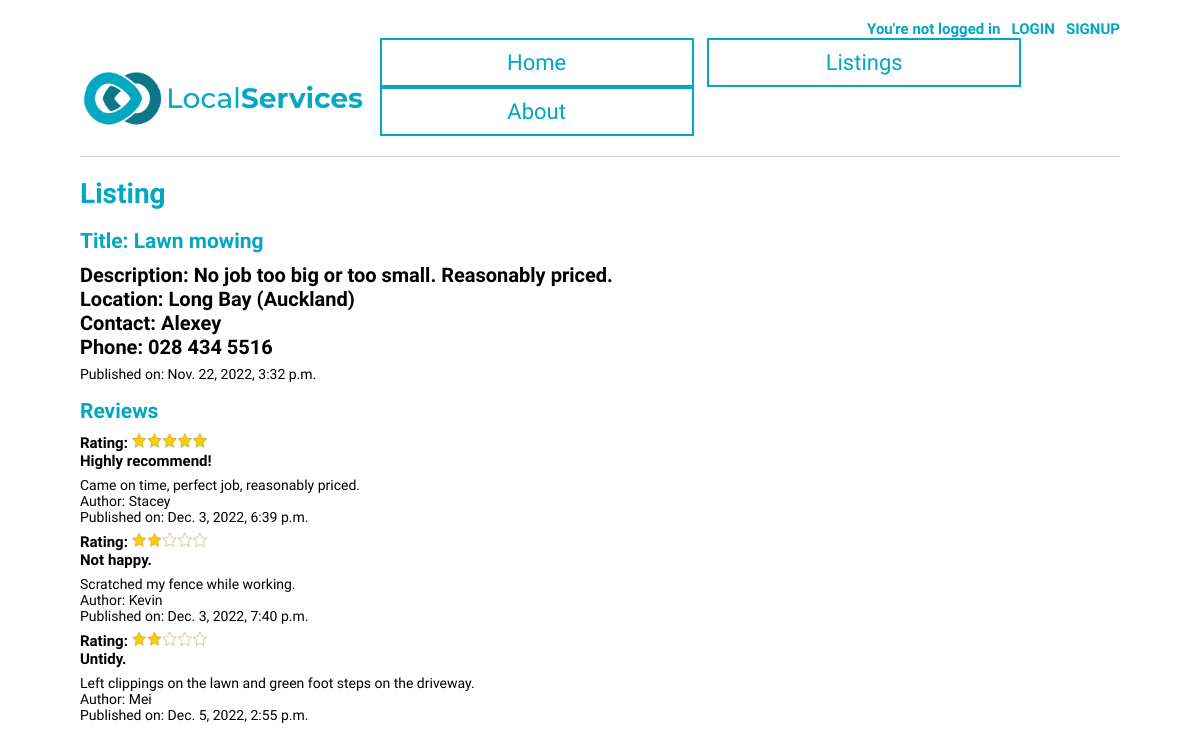
/classified/4/, run on an earlier commit of the app's database.
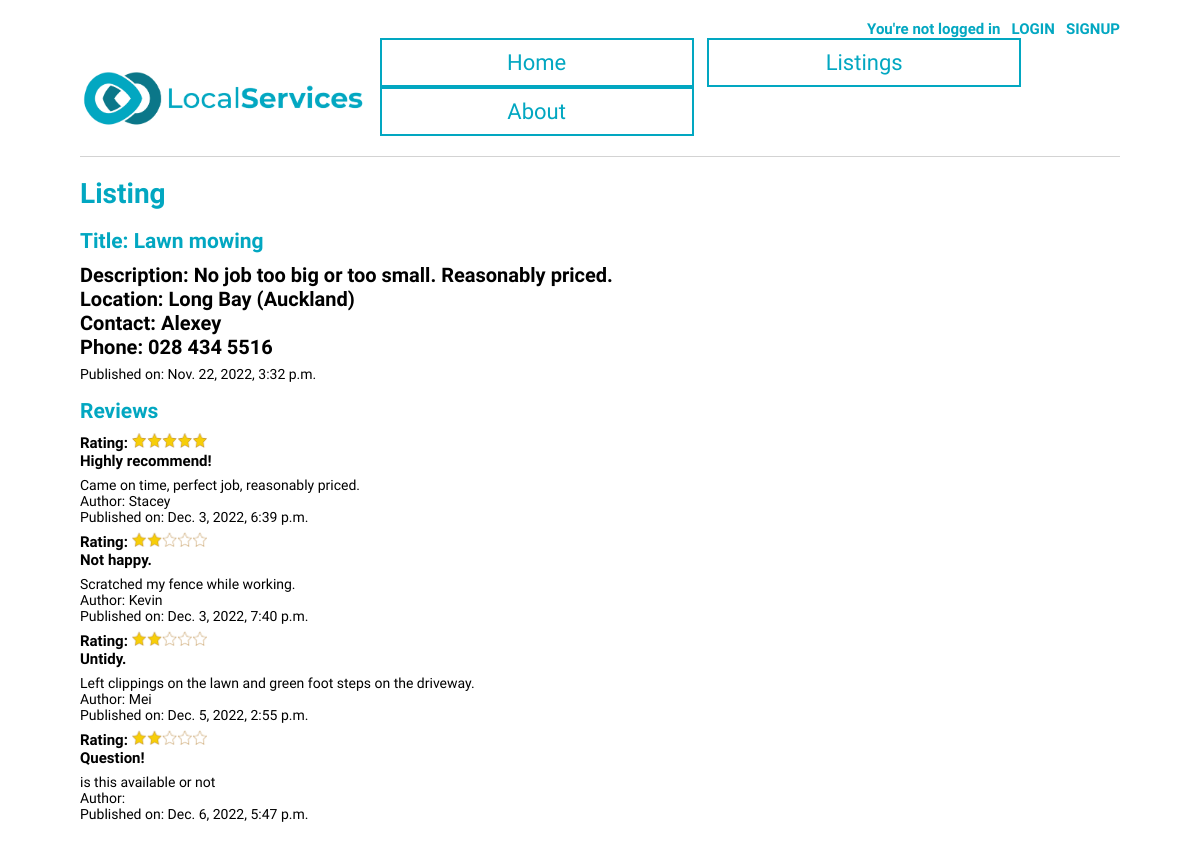
And on a later commit of the database.
### LocalServicesBoard/models.py (models this page shows, shortened)
class Review (models.Model):
    classified = models.ForeignKey(Classified, on_delete=models.CASCADE, null=True)
    author = models.ForeignKey(settings.AUTH_USER_MODEL, on_delete=models.CASCADE)
    rating = models.IntegerField(choices=[(i, i) for i in range(1, 6, 1)])
    title = models.CharField(max_length=100)
    body = models.TextField(max_length=300)
    date = models.DateTimeField(default=datetime.now, blank=True)

### LocalServicesBoard/views.py (the view, shortened to what this page needs)
# urls.py: path("classified/<int:pk>/", ClassifiedDetailsView.as_view(), name = "classified_detail"),
class ClassifiedDetailsView(DetailView):
    model = Classified
    template_name = "classified_detail.html"
    def get(self, request, *args, **kwargs):
        view = ReviewGet.as_view()
        return view(request, *args, **kwargs)

### LocalServicesBoard/views.py (called while the page is built)
    def get_context_data(self, **kwargs):
        context = super().get_context_data(**kwargs)
        context["form"] = ReviewForm()
        return context

### templates/classified_detail.html (shortened to what this page needs)
{% extends "base.html" %}
{% load static %}
{% load crispy_forms_tags %}
{% block content %}
  <div class="tour-entry">
    <h1>Listing</h1>
    <h2>Title: {{ classified.title }}</h2>
    <h4>Description: {{ classified.body }}
      <br>
       Location: {{ classified.area }}
       <br>
       Contact: {{classified.author.first_name}}
       <br>
       Phone: {{classified.phone}}</h4>
        Published on: {{classified.date}}
    <h2>Reviews</h2>
    {% if classified.review_set.count == 0 %}
        <h4>No reviews yet</h4>
    {% else %}
    {% for review in classified.review_set.all %}
    <div>
      <h6>Rating:
        {% if review.rating == 1 %}
        <img src="{% static 'images/1star.png' %}" alt="1star" width="75" height="15" >
        {% elif review.rating == 2 %}
        <img src="{% static 'images/2stars.png' %}" alt="2stars" width="75" height="15" >
        {% elif review.rating == 3 %}
        <img src="{% static 'images/3stars.png' %}" alt="3stars" width="75" height="15" >
        {% elif review.rating == 4 %}
        <img src="{% static 'images/4stars.png' %}" alt="4stars" width="75" height="15" >
        {% elif review.rating == 5 %}
        <img src="{% static 'images/5stars.png' %}" alt="5stars" width="75" height="15" >
        {% endif %}
        <br>
        {{ review.title }}</h6>
        {{review.body}}
        <br>
       Author: {{review.author.first_name}}<br>
       Published on: {{review.date}}<br>
    </div>
    {% endfor %}
    {% endif %}
    <br>
  </div>
{% endblock content %}

What changed in the data, as far as the page shows it:
added Review: rating 2 (drawn), title "Question!", body "is this available or not", date "Dec. 6, 2022, 5:47 p.m."
